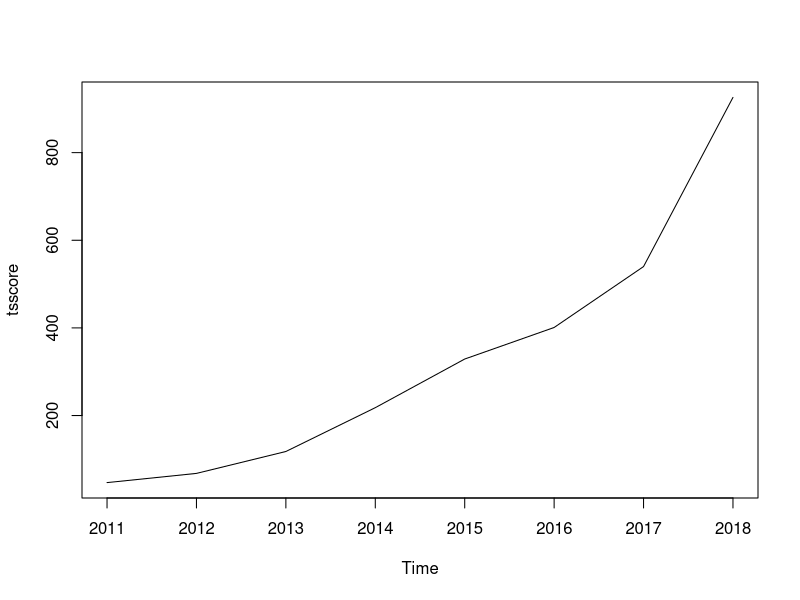
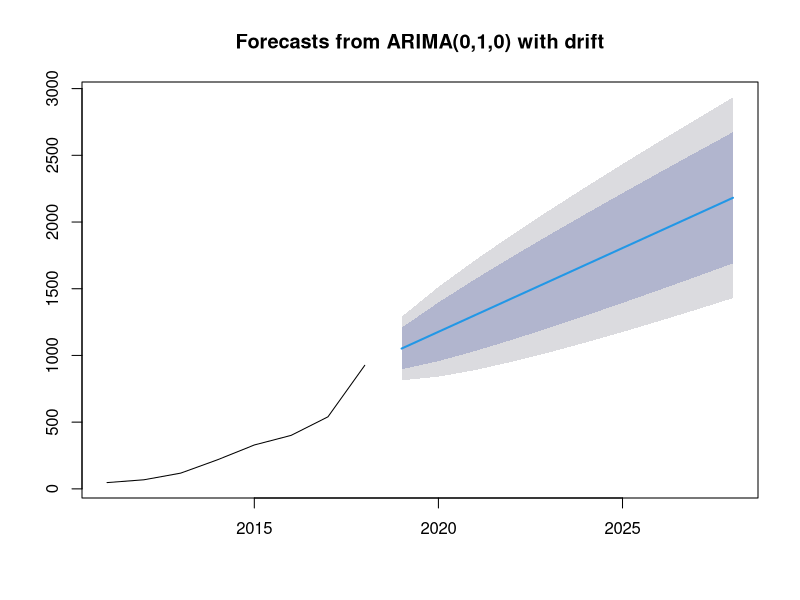

The R source for these figures, in order:
install.packages("forecast")
library(forecast)
input <-c(47,68,118,218,329,401,540,926)
tsscore<-ts(input,start=c(2011))
tsscore
plot(tsscore)
tsscore
tsscore2 <- auto.arima(tsscore) # 시계열 데이터 이용  
tsscore2

tsscore3 <- forecast(tsscore2)   # 미래값 예측-시계열모형 예측 forecas
tsscore3
plot(tsscore3) 